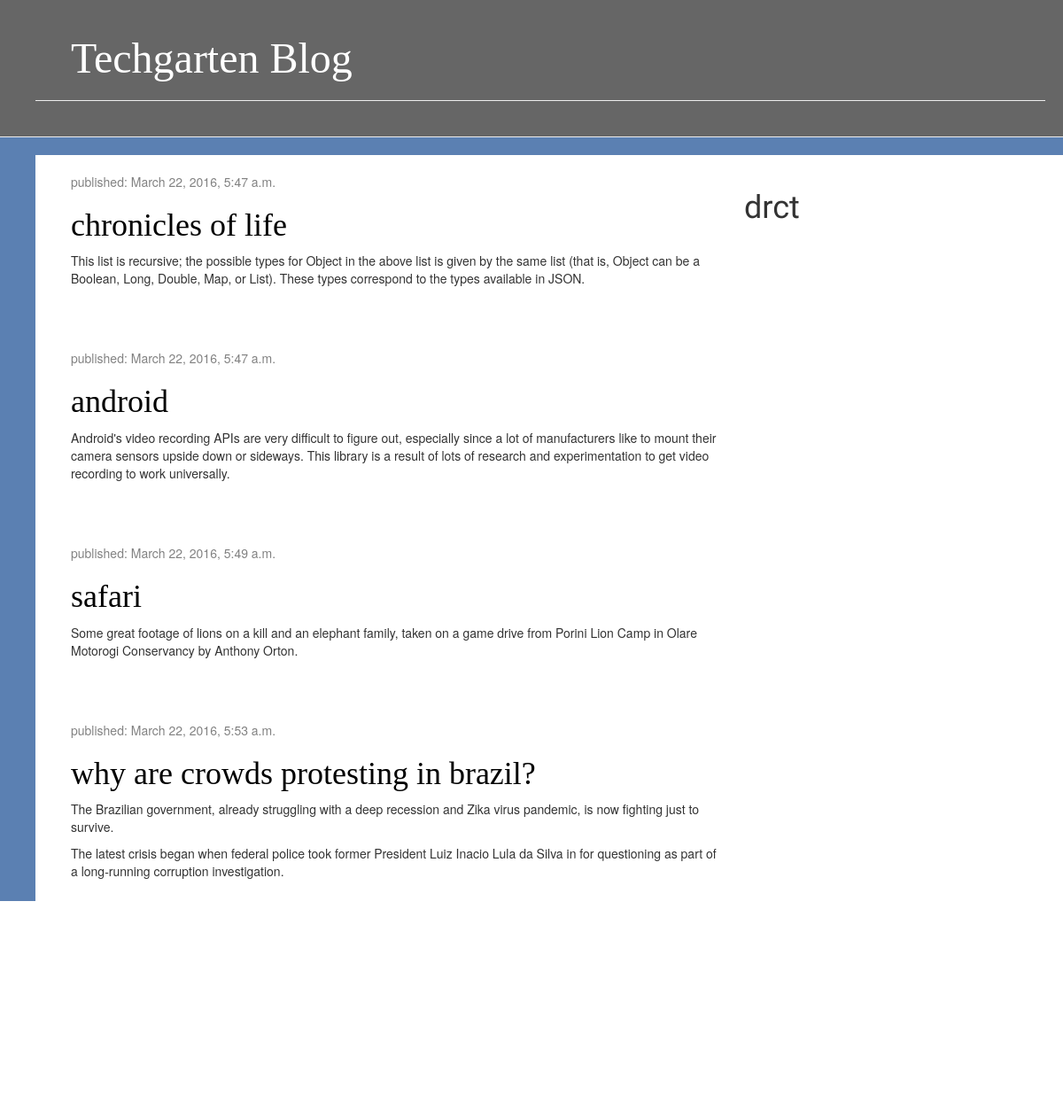
The page / on the database its author committed.
### blog/models.py (models this page shows, shortened)
class Post(models.Model):
    author = models.ForeignKey('auth.User')
    title = models.CharField(max_length=200)
    text = models.TextField()
    created_date = models.DateTimeField(
            default=timezone.now)
    published_date = models.DateTimeField(
            blank=True, null=True)

### blog/views.py (the view)
# urls.py: url(r'^$', views.post_list, name='post_list'),
def post_list(request):
    posts = Post.objects.filter(published_date__lte=timezone.now()).order_by('published_date')
    return render(request, 'blog/post_list.html', {'posts': posts})

### blog/templates/blog/post_list.html
       {% extends 'blog/base.html' %}
        {% block content %}
            {% for post in posts %}
                <div class="post">
                    <div class="date">
                        <p>published: {{ post.published_date }}</p>
                    </div>
                    <h1><a href="{% url 'post_detail' pk=post.pk %}">{{ post.title }}</a></h1>
                    <p>{{ post.text|linebreaks }}</p>
                </div>
            {% endfor %}
        {% endblock %}

### blog/static/css/blog.css (style rules this page uses)
h1 a { color: #00bfff; font-family: 'Georgia' }
h1, h2, h3, h4 { font-family: 'Lobster', cursive; }
.date { color: #828282; }
.post { margin-bottom: 70px; }
.post h1 a, .post h1 a:visited { color: #000000; }
body { background-color: #5b80b2; }

### rows shown on the page
Post: published_date "March 22, 2016, 5:47 a.m.", title "chronicles of life", text "This list is recursive; the possible types for Object in the above list is given by the same list (that is, Object can be a Boolean, Long, Double, Map, or List). These types correspond to the types available in JSON."
Post: published_date "March 22, 2016, 5:47 a.m.", title "android", text "Android's video recording APIs are very difficult to figure out, especially since a lot of manufacturers like to mount their camera sensors upside down or sideways. This library is a result of lots of research and experimentation to get video recording to work universally."
Post: published_date "March 22, 2016, 5:49 a.m.", title "safari", text "Some great footage of lions on a kill and an elephant family, taken on a game drive from Porini Lion Camp in Olare Motorogi Conservancy by Anthony Orton."
Post: published_date "March 22, 2016, 5:53 a.m.", title "why are crowds protesting in brazil?", text "The Brazilian government, already struggling with a deep recession and Zika virus pandemic, is now fighting just to survive. The latest crisis began when federal police took former President Luiz Inacio Lula da Silva in for questioning as part of a long-running corruption investigation."
